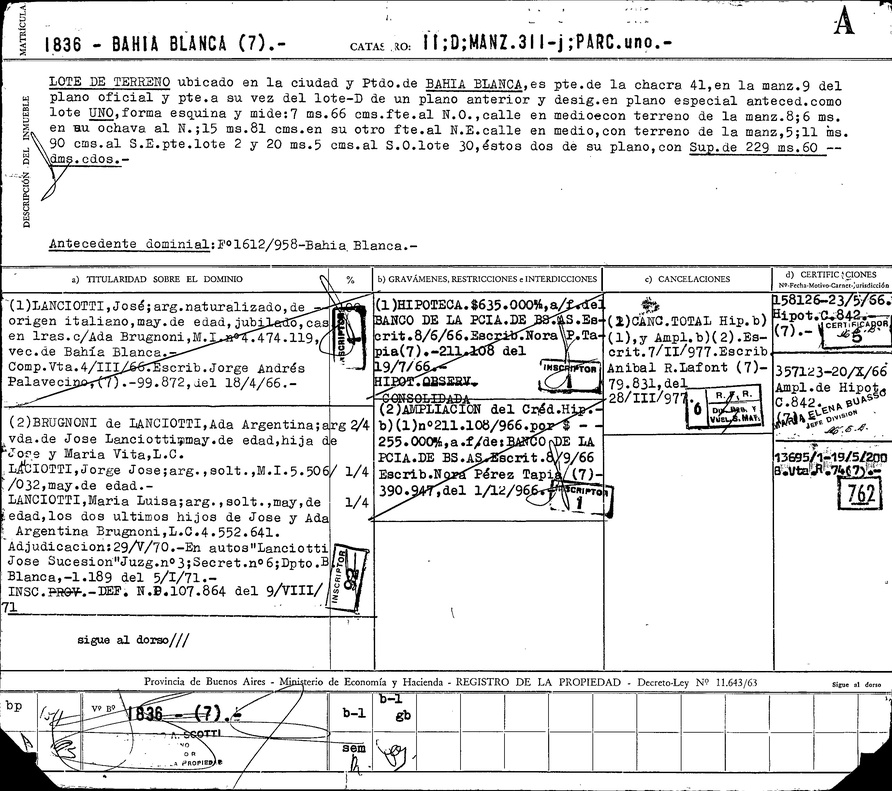
#> input picture imagenes/1836 (015)/1-1-1-1836-.jpeg, 892 x 791 px, shrunk from 2737 x 2426 before the run, found by its file name
$ python DeteccionLineas.py
#> lines starting #> are read from the running program, lines starting #| are printed output that depends on the picture; after the words box and inside, x2 and y2 are one past the last pixel; in counts of white or black regions, pixels touching at a corner belong together
# -*- coding: utf-8 -*-
"""
Created on Fri Jun 25 23:25:59 2021


"""


# importing cv2
import cv2

# importing numpy
import numpy as np
from matplotlib import pyplot as plt


#Retorna una imagen solo con lineas horizontales y verticales
# Parametros:
#   - una imagen blanco y negro
#   - cantidad de pixeles para considerar posibles rupturas entre lineas
# Retorna:
#   - Imagen con lineas horizontales y verticales
def GetGridFromImage(image, maxLineGap):

    # Kernel para erosionar (y luego dilatar) de altura de un caracter.
    kernel = np.ones((maxLineGap,1), np.uint8)

    # aplica kernel dejando uniones de pixeles con longitud mayor a la de un caracter
    # esto deja lineas horizontales si la imagen esta alineada a los margenes
    imageV = cv2.erode(imageBin, kernel)
    imageV = cv2.dilate(imageV, kernel, iterations=2)

    #aplica kernel transpuesto, solo deja lineas horizontales
    imageH = cv2.erode(imageBin, kernel.T)
    imageH = cv2.dilate(imageH, kernel.T, iterations=2)


    # combina las lineas horizontales y verticales. Intenta dejar solo la grilla
    imageOut = cv2.bitwise_or(imageV, imageH)


    return imageOut


#Retorna una imagen solo con lineas horizontales y verticales
# Parametros:
#   - una imagen blanco y negro con lineas verticales y horizontales
#   - el largo minimo que debe tener una linea  horizontal para ser considerada
#   - el largo minimo que debe tener una linea  verticla para ser considerada
#   - un tamaño (en pixeles) para considerar cuando una linea cortada es continua
#   - el alto promedio de un caracter
# Retorna:
#   - Tupla con lineas horizontales y verticales
def GetLinesFromImage(image, minLineWidth, minLineHeight ,maxLineGap, charAvgHeight):
    (imgH, imgW) = image.shape

    minLineLength = min(minLineWidth, minLineHeight)
    lines = cv2.HoughLinesP(image, rho=1, theta=np.pi / 2, threshold=150, minLineLength=minLineLength, maxLineGap=maxLineGap)

    lh = list()
    lv = list()
    if lines is not None:
        for i in range(0, len(lines)):
            # separa las lineas en horizontales y verticales
            (x1,y1, x2,y2) = lines[i][0]
            lx = abs(x2-x1)
            ly = abs(y2-y1)
            if (lx > ly):
                if lx > minLineWidth: # verifica que cumplan con un minimo largo
                    # no agrega lineas sobre bordes horizontales a distancia de un caracter
                    if y1 > charAvgHeight and y2 < imgH-charAvgHeight:
                        # agrega coordenadas de la linea con su longitud
                        lh.append([x1, y1, x2, y2, lx])
            else:
                if ly > minLineHeight: # verifica que cumplan con un minimo largo
                    # no agrega lineas sobre bordes horizontales a distancia de un caracter
                    # las coordenadas x estan invertidas!
                    if x2 > charAvgHeight and x1 < imgW-charAvgHeight:
                        # agrega coordenadas de la linea con su longitud
                        lv.append([x2, y2, x1, y1, ly])

        # ordena las lineas horizontales de arriba hacia abajo
        lh.sort(key=lambda line: line[1]) # ordena por cordenada y1 (arriba a abajo)
        lv.sort(key=lambda line: line[0]) # ordena por cordenada x1 (derecha a izquierda)

        #filtra lineas duplicadas (son consecutivas a nivel pixel pero son conceptualmente la misma)
        listH = [ [0, lh[0][1], imgW, lh[0][1], imgW] ]
        for i in range(1, len(lh)):
            (antLn, actLn) = (listH[-1], lh[i])
            if actLn[1]-antLn[1] < charAvgHeight: # menos distancia que 1 caracter de alto?
                listH[-1] = [0,actLn[1], imgW ,actLn[3], imgW]
            else:
                listH.append([0,actLn[1], imgW ,actLn[3], imgW])

        #filtra lineas duplicadas (son consecutivas a nivel pixel pero son conceptualmente la misma)
        listV = [lv[0]]
        for i in range(1, len(lv)):
            (antLn, actLn) = (listV[-1], lv[i])
            if actLn[0]-antLn[0] < charAvgHeight: # menos distancia que 1 caracter de alto?
                listV[-1] = [actLn[0], min(antLn[1], actLn[1]),actLn[2],max(antLn[3], actLn[3]),actLn[3]]
                listV[-1].append( listV[-1][3]-listV[-1][1] )
            else:
                listV.append(actLn)


    return (listH, listV)


# path
#path = r'1-1-1-1836-.tif'
path = r'C:\Users\User\proyectos\digitalizacion_matriculas\imagenes\1836 (015)\1-1-1-1836-.jpeg'


# Reading an image in default mode
image = cv2.imread(path)
#> image is the input picture: shape (791, 892, 3); min 0, max 255, mean 227.2

(imgH, imgW, _) = image.shape
#> imgH = 791; imgW = 892

# calcula algunos valores en funcion del tamaño de la image
minLineWidth  = int(imgW*0.50) # 50% del ancho
#> minLineWidth = 446
minLineHeight = int(imgW*0.30) # 35% del alto
#> minLineHeight = 267
maxLineGap    = int(imgW*0.08) # 10% del ancho
#> maxLineGap = 71
charAvgHeight = 32 #alto promedio de un caracter

imageGray = cv2.cvtColor(image, cv2.COLOR_RGB2GRAY)

# convierte la imagen en blanco y negro  y luego invierte para poder aplicar
# operaciones morfologicas como erosion. Queda fondo negro y lineas blancas
(T, imageBin) = cv2.threshold(imageGray, 128, 255, cv2.THRESH_BINARY_INV)
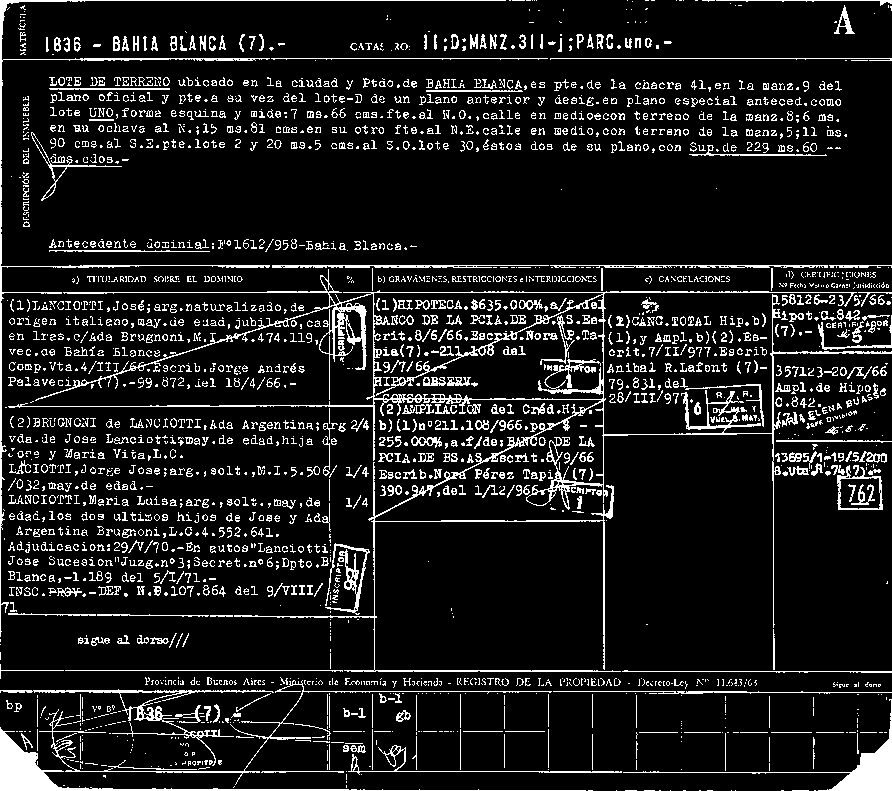
#> imageBin: shape (791, 892); 10.7% white in thin lines or dots

# obtiene lineas horizontales y verticales (puede haber basura)
imageBinGrid = GetGridFromImage(imageBin, maxLineGap)
#> in GetGridFromImage, `imageV = cv2.erode(imageBin, kernel)`: imageV: shape (791, 892); 0.32% white; 9 white regions, largest, box (x1, y1, x2, y2) and area: (0, 0, 2, 602) 795, (0, 762, 35, 791) 440, (861, 734, 892, 791) 308
#> in GetGridFromImage, `imageV = cv2.dilate(imageV, kernel, iterations=2)`:
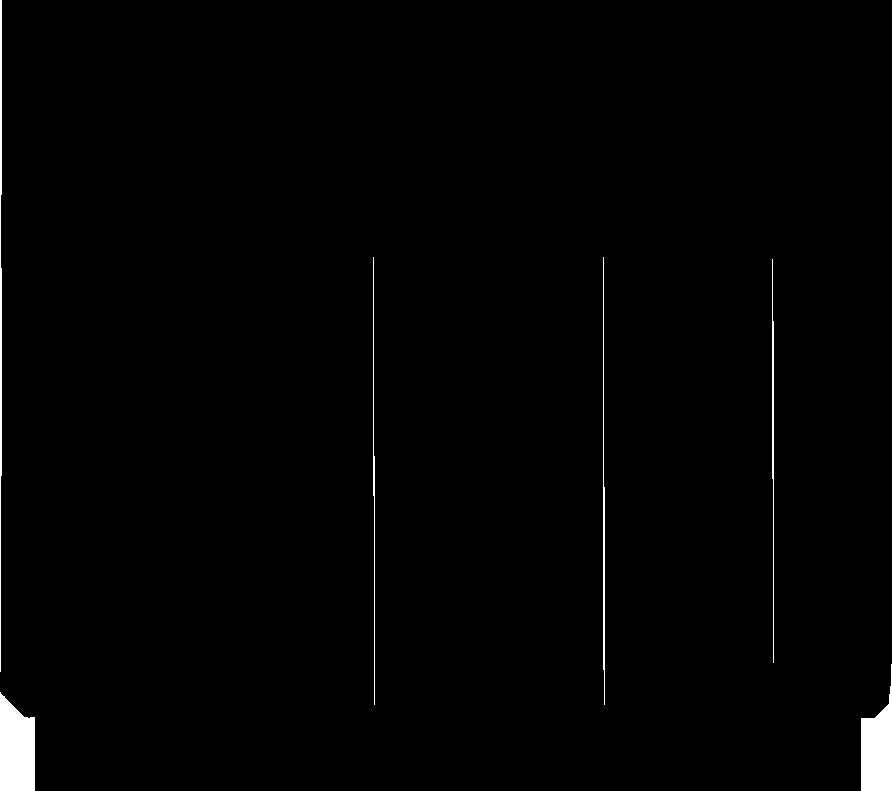
#> imageV: shape (791, 892); 1.2% white; 6 white regions, box (x1, y1, x2, y2) and area: (0, 692, 35, 791) 2890, (861, 664, 892, 791) 2478, (0, 0, 2, 672) 1075, (603, 257, 605, 705) 631, (772, 259, 774, 663) 562, (373, 257, 375, 705) 488
#> in GetGridFromImage, `imageH = cv2.erode(imageBin, kernel.T)`: imageH: shape (791, 892); 1% white in thin lines or dots
#> in GetGridFromImage, `imageH = cv2.dilate(imageH, kernel.T, iterations=2)`: imageH: shape (791, 892); 2.3% white; 22 white regions, largest, box (x1, y1, x2, y2) and area: (0, 763, 892, 791) 5962, (0, 690, 892, 693) 1065, (0, 58, 892, 60) 1047
#> in GetGridFromImage, `imageOut = cv2.bitwise_or(imageV, imageH)`:
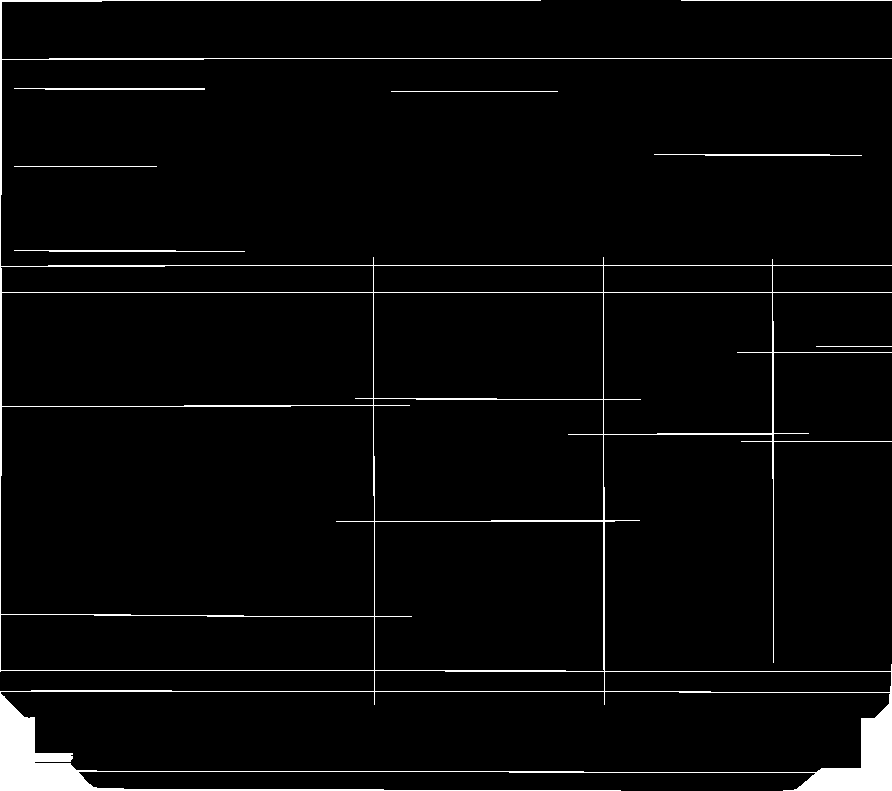
#> imageOut: shape (791, 892); 3.2% white; 8 white regions, largest, box (x1, y1, x2, y2) and area: (0, 0, 892, 791) 20815, (14, 250, 245, 252) 358, (14, 88, 205, 90) 351

# recupera lineas de referencia (mas largas) que sirven para caracterizar la planilla
(linesH, linesV) = GetLinesFromImage(imageBinGrid, minLineWidth, minLineHeight, maxLineGap, charAvgHeight)
#> in GetLinesFromImage, `lines = cv2.HoughLinesP(image, rho=1, theta=np.pi / 2, threshold=150, ..`: lines = 18 rows, first 6: [0, 58, 891, 58], [0, 0, 540, 0], [0, 292, 891, 292], [0, 265, 891, 265], [0, 691, 710, 691], [0, 790, 0, 1]
#> the loop in GetLinesFromImage, `for i in range(0, len(lines)):` made 18 passes
#> (x1, y1, x2, y2, lx, ly) on passes 1 to 12: (0, 58, 891, 58, 891, 0), (0, 0, 540, 0, 540, 0), (0, 292, 891, 292, 891, 0), (0, 265, 891, 265, 891, 0), (0, 691, 710, 691, 710, 0), (0, 790, 0, 1, 0, 789), (1, 790, 620, 790, 619, 0), (1, 771, 583, 771, 582, 0), (1, 670, 604, 670, 603, 0), (1, 475, 1, 1, 0, 474), (1, 789, 383, 789, 382, 0), (374, 671, 891, 671, 517, 0)
#> after the loop in GetLinesFromImage, `for i in range(0, len(lines)):`: lh = [[0, 58, 891, 58, 891], [0, 292, 891, 292, 891], [0, 265, 891, 265, 891], [0, 691, 710, 691, 710], [1, 670, 604, 670, 603], [374, 671, 891, 671, 517]]; lv = [[603, 257, 603, 669, 412], [773, 321, 773, 692, 371], [374, 398, 374, 704, 306]]
#> in GetLinesFromImage, `listH = [ [0, lh[0][1], imgW, lh[0][1], imgW] ]`: listH = [[0, 58, 892, 58, 892]]
#> the loop in GetLinesFromImage, `for i in range(1, len(lh)):` made 5 passes
#> (antLn, actLn) on passes 1 to 5: ([0, 58, 892, 58, 892], [0, 265, 891, 265, 891]), ([0, 265, 892, 265, 892], [0, 292, 891, 292, 891]), ([0, 292, 892, 292, 892], [1, 670, 604, 670, 603]), ([0, 670, 892, 670, 892], [374, 671, 891, 671, 517]), ([0, 671, 892, 671, 892], [0, 691, 710, 691, 710])
#> after the loop in GetLinesFromImage, `for i in range(1, len(lh)):`: listH = [[0, 58, 892, 58, 892], [0, 292, 892, 292, 892], [0, 691, 892, 691, 892]]
#> in GetLinesFromImage, `listV = [lv[0]]`: listV = [[374, 398, 374, 704, 306]]
#> the loop in GetLinesFromImage, `for i in range(1, len(lv)):` made 2 passes
#> (antLn, actLn) on passes 1 to 2: ([374, 398, 374, 704, 306], [603, 257, 603, 669, 412]), ([603, 257, 603, 669, 412], [773, 321, 773, 692, 371])
#> after the loop in GetLinesFromImage, `for i in range(1, len(lv)):`: listV = [[374, 398, 374, 704, 306], [603, 257, 603, 669, 412], [773, 321, 773, 692, 371]]
#> linesH has the same summary as listH in GetLinesFromImage; linesV has the same summary as listV in GetLinesFromImage

for l in linesH:
    cv2.line(image, (l[0], l[1]), (l[2], l[3]), (0,0,255), 3, cv2.LINE_AA)
    print("LH: (%d,%d)->(%d)" %  (l[0], l[1], l[4]) )
#> this loop made 3 passes
#| LH: (0,58)->(892)
#| LH: (0,292)->(892)
#| LH: (0,691)->(892)
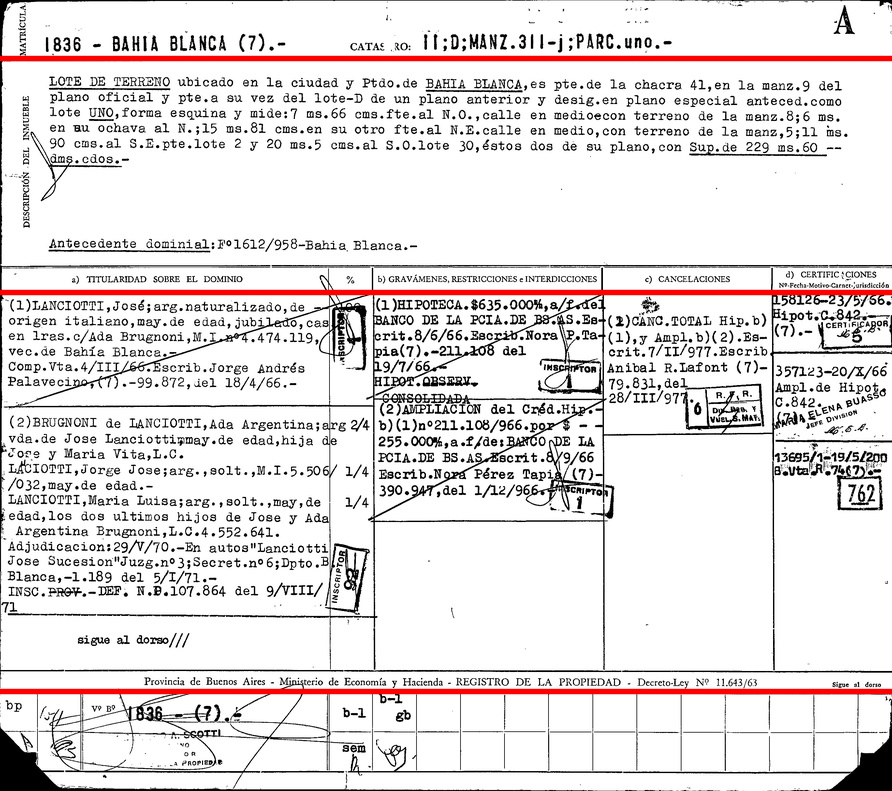
#> image: shape (791, 892, 3); mean B, G, R 223.5, 223.5, 228.8

for l in linesV:
    cv2.line(image, (l[0], l[1]), (l[2], l[3]), (0,255,0), 3, cv2.LINE_AA)
    print("LV: (%d,%d)->(%d)" %  (l[0], l[1], l[4]) )
#> this loop made 3 passes
#| LV: (374,398)->(306)
#| LV: (603,257)->(412)
#| LV: (773,321)->(371)
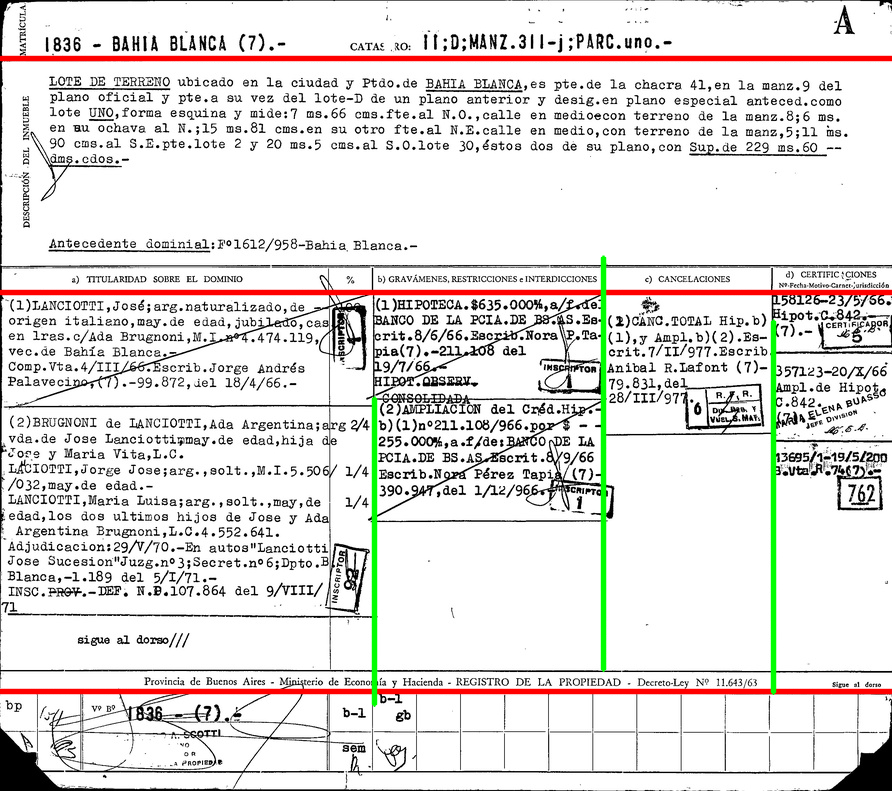
#> image: shape (791, 892, 3); 1.09% of pixels changed, all inside (x1, y1, x2, y2) = (371, 255, 777, 707)


# invierte la imagen para obtener el fondo blanco y lineas negras
imageOut = 255-image
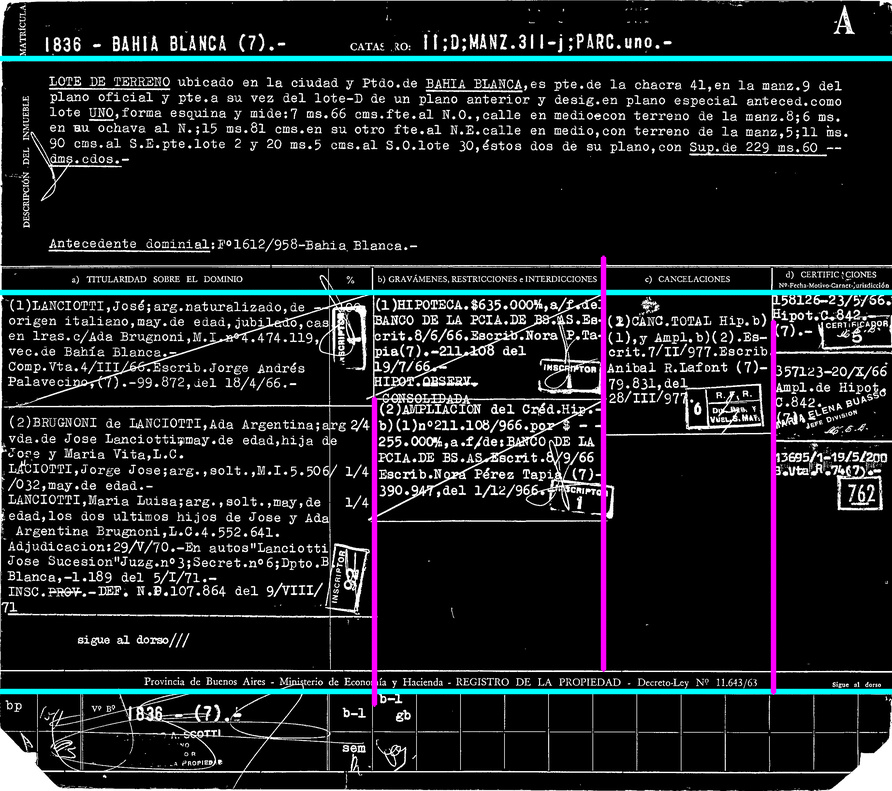
#> imageOut: shape (791, 892, 3); mean B, G, R 33, 30.8, 27.8
# Displaying the image
#cv2.imshow(window_name, image)
plt.imshow(image)
cv2.imwrite(path+'-BigLinesGrid.png', imageBinGrid)
cv2.imwrite(path+'-BigLines.png', image)
